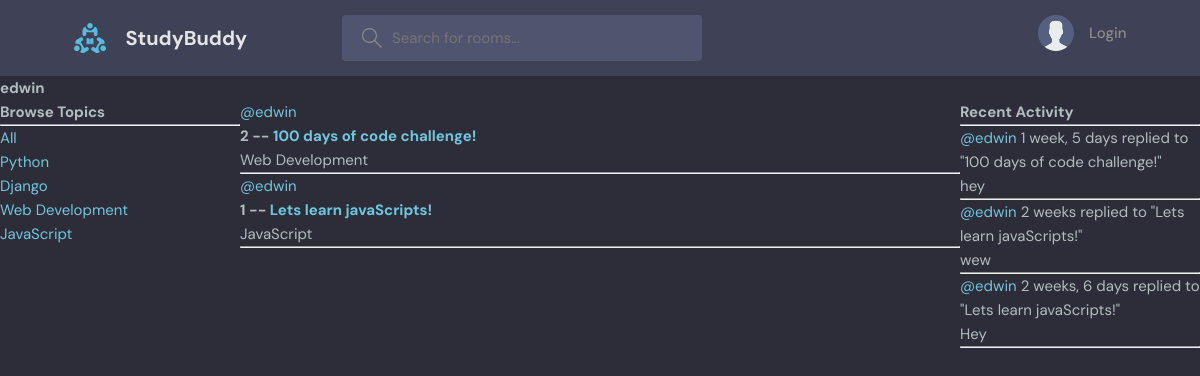
Page /profile/1/ on the earlier database version.
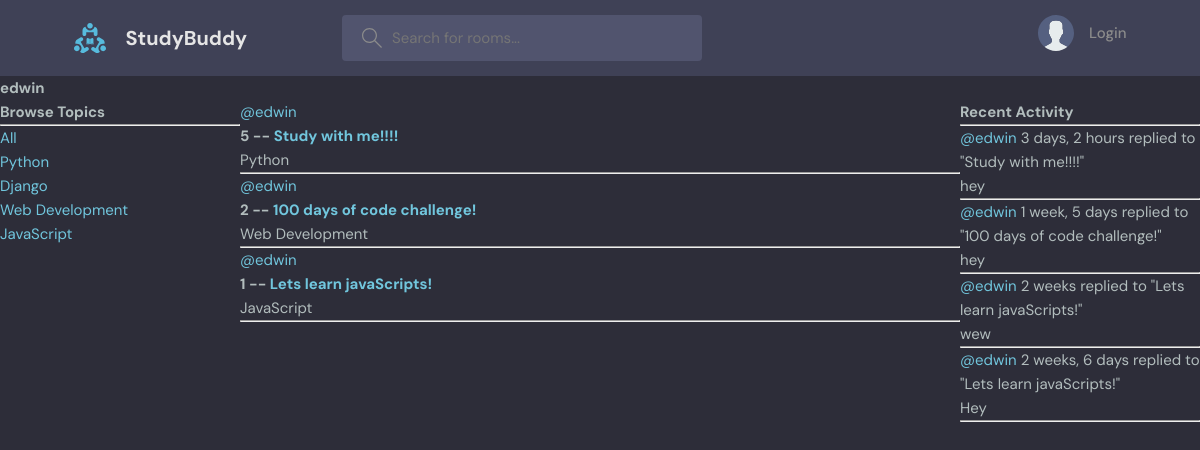
Same page on the later database version.
### base/models.py (models this page shows, shortened)
class Topic(models.Model):
    name = models.CharField(max_length=200)

class Room(models.Model):
    host = models.ForeignKey(User, on_delete=models.SET_NULL, null=True)
    topic = models.ForeignKey(Topic, on_delete=models.SET_NULL, null=True)
    name =  models.CharField(max_length=200)
    description = models.TextField(null=True, blank=True)
    participants = models.ManyToManyField(
        User, related_name='participants', blank=True)
    updated = models.DateTimeField(auto_now=True)
    created = models.DateTimeField(auto_now_add=True)
    class Meta:
        ordering = ['-updated', '-created']
    def __str__(self):
        return self.name

class Message(models.Model):
    user = models.ForeignKey(User, on_delete=models.CASCADE)
    room = models.ForeignKey(Room, on_delete=models.CASCADE)
    body = models.TextField()
    updated = models.DateTimeField(auto_now=True)
    created = models.DateTimeField(auto_now_add=True)
    class Meta:
        ordering = ['-updated', '-created']
    def __str__(self):
        return self.body[0:50]

### base/views.py (the view)
# urls.py: path("profile/<str:pk>/", views.userProfile, name="user-profile"),
def userProfile(request, pk):
    user = User.objects.get(id=pk)
    rooms = user.room_set.all()
    room_messages = user.message_set.all()
    topics = Topic.objects.all()
    context = {"user": user, "rooms": rooms, "room_messages": room_messages, "topics": topics}
    return render(request, "base/profile.html", context)

### base/templates/base/profile.html (shortened to what this page needs)
{% extends "main.html" %}
{% block content %}
<h1>{{user.username}}</h1>
<div class="profile-container">
    <div>
        {% include "base/topics_component.html" %}
    </div>
    <div>
        {% include "base/feed_component.html" %}
    </div>
    <div>
        {% include "base/activity_component.html" %}
    </div>
</div>
{% endblock %}

### templates/main.html (shortened to what this page needs)
<!DOCTYPE html>
{% load static %}
<html lang="en">
  <head>
    <link rel="stylesheet" href="{% static "styles/style.css" %}" />
  </head>
  <body>
    {% include "navbar.html" %}
    {% block content %}
    {% endblock %}
  </body>
</html>

### templates/navbar.html (shortened to what this page needs)
{% load static %}
<header class="header header--loggedIn">
    <div class="container">
      <a href="{% url "home" %}" class="header__logo">
        <img src="{% static "images/logo.svg" %}" />
        <h1>StudyBuddy</h1>
      </a>
      <form class="header__search" method="GET" action="{% url "home" %}">
        <label>
          <input name="q" placeholder="Search for rooms..." />
        </label>
      </form>
      <nav class="header__menu">
        {% if request.user.is_authenticated %}
        <div class="header__user">
          <a href="profile.html">
            <div class="avatar avatar--medium active">
              <img src="https://randomuser.me/api/portraits/men/37.jpg" />
            </div>
            <p>{{request.user.username}} <span>@{{request.user.username}}</span></p>
          </a>
          <button class="dropdown-button">
            <svg version="1.1" xmlns="http://www.w3.org/2000/svg" width="32" height="32" viewBox="0 0 32 32">
              <title>chevron-down</title>
              <path d="M16 21l-13-13h-3l16 16 16-16h-3l-13 13z"></path>
            </svg>
          </button>
        </div>
        {% else %}
         <a href="{% url "login" %}">
          <img src="{% static "images/avatar.svg" %}" />
          <p>Login</p>
        </a>
        {% endif %}
      </nav>
    </div>
  </header>

### base/templates/base/topics_component.html
<h3>Browse Topics</h3>
<hr>
<div>
    <a href="{% url "home" %}">All</a>
</div>
{% for topic in topics %}
    <div>
        <a href="{% url "home" %}?q={{topic.name}}">{{topic.name}}</a>
    </div>
{% endfor %}

### base/templates/base/feed_component.html (shortened to what this page needs)
<div>
{% for room in rooms %}
<div>
    <a href="{% url "user-profile" room.host.id %}">@{{room.host.username}}</a>
    <h5>
        {{room.id}} -- <a href='{% url "room" room.id %}'>{{room.name}}</a>
    </h5>
    <small>{{room.topic.name}}</small>
    <hr>
</div>
{% endfor %}
</div>

### base/templates/base/activity_component.html (shortened to what this page needs)
<h3>Recent Activity</h3>
<hr>
{% for message in room_messages %}
    <div>
        <small><a href="{% url "user-profile" message.id %}">@{{message.user}}</a>  {{message.created|timesince}}</small>
        <small>replied to "{{message.room}}"</small>
        <p>{{message}}</p>
        <hr>
    </div>
{% endfor %}

### static/styles/style.css (style rules this page uses)
:root { --color-main: #71c6dd; --color-main-light: #e1f6fb; --color-dark: #3f4156; --color-dark-medium: #51546e; --color-dark-light: #696d97; --color-light: #e5e5e5; --color-gray: #8b8b8b; --color-light-gray: #b2bdbd; --color-bg: #2d2d39; --color-success: #5dd693; --color-error: #fc4b0b; }
* { font-family: "DM Sans", -apple-system, BlinkMacSystemFont, "Segoe UI", Roboto, Oxygen, Ubuntu, Cantarell, "Open Sans", "Helvetica Neue", sans-serif; margin: 0; padding: 0; box-sizing: border-box; text-rendering: optimizeLegibility; font-size: inherit; }
html { font-size: 56.25%; }
@media only screen and (min-width: 1200px) { html { font-size: 62.5%; } }
body { line-height: 1.6; font-weight: 400; font-size: 1.5rem; color: var(--color-light-gray); background-color: var(--color-bg); min-height: 100vh; }
img { width: 100%; }
a { display: inline-block; color: var(--color-main); text-decoration: none; }
.container { max-width: 120rem; width: 90%; margin: auto; }
.header { padding: 1.5rem; background-color: var(--color-dark); }
.header > .container { display: flex; gap: 9.5rem; }
.header__logo, .header__user { display: flex; gap: 2rem; align-items: center; }
.header__logo > img { height: 3.2rem; width: 3.2rem; }
.header__logo > h1 { font-weight: 700; font-size: 2rem; color: var(--color-light); }
.header__search > label { background-color: var(--color-dark-medium); padding: 1.3rem 1rem; display: flex; align-items: center; gap: 1rem; border-radius: 4px; }
.header__search svg { fill: var(--color-gray); width: 2rem; height: 2rem; margin-left: 1rem; }
.header__search input { width: 30rem; background: transparent; border: none; outline: none; color: var(--color-light); }
.header__menu { margin-left: auto; position: relative; }
.header__menu a { display: flex; gap: 1.5rem; align-items: center; font-weight: 500; text-decoration: none; color: var(--color-gray); }
.header__menu img { height: 3.6rem; }
.header__menu p { line-height: 1.2; }

### base/templates/base/profile.html (style rules this page uses)
.profile-container { display: grid; grid-template-columns: 1fr 3fr 1fr; }

Differences in the rows shown:
added Room: host.username "edwin", id "5", name "Study with me!!!!", topic.name "Python"
added Message: user "edwin", created "3 days, 2 hours", room "Study with me!!!!", body "hey"
